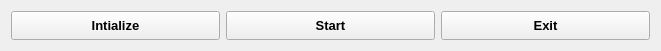
     <widget class="QWidget" name="layoutWidget">
      <property name="geometry">
       <rect>
        <x>150</x>
        <y>600</y>
        <width>661</width>
        <height>51</height>
       </rect>
      </property>
      <layout class="QHBoxLayout" name="horizontalLayout_16">
       <item>
        <widget class="QPushButton" name="pushButtonInit">
         <property name="sizePolicy">
          <sizepolicy hsizetype="Minimum" vsizetype="Preferred">
           <horstretch>0</horstretch>
           <verstretch>0</verstretch>
          </sizepolicy>
         </property>
         <property name="font">
          <font>
           <pointsize>10</pointsize>
           <weight>75</weight>
           <bold>true</bold>
          </font>
         </property>
         <property name="text">
          <string>Intialize</string>
         </property>
        </widget>
       </item>
       <item>
        <widget class="QPushButton" name="pushButtonDaqSet">
         <property name="sizePolicy">
          <sizepolicy hsizetype="Minimum" vsizetype="Preferred">
           <horstretch>0</horstretch>
           <verstretch>0</verstretch>
          </sizepolicy>
         </property>
         <property name="font">
          <font>
           <pointsize>10</pointsize>
           <weight>75</weight>
           <bold>true</bold>
          </font>
         </property>
         <property name="text">
          <string>Start</string>
         </property>
        </widget>
       </item>
       <item>
        <widget class="QPushButton" name="pushButtonQuit">
         <property name="sizePolicy">
          <sizepolicy hsizetype="Minimum" vsizetype="Preferred">
           <horstretch>0</horstretch>
           <verstretch>0</verstretch>
          </sizepolicy>
         </property>
         <property name="font">
          <font>
           <pointsize>10</pointsize>
           <weight>75</weight>
           <bold>true</bold>
          </font>
         </property>
         <property name="text">
          <string>Exit</string>
         </property>
        </widget>
       </item>
      </layout>
     </widget>
